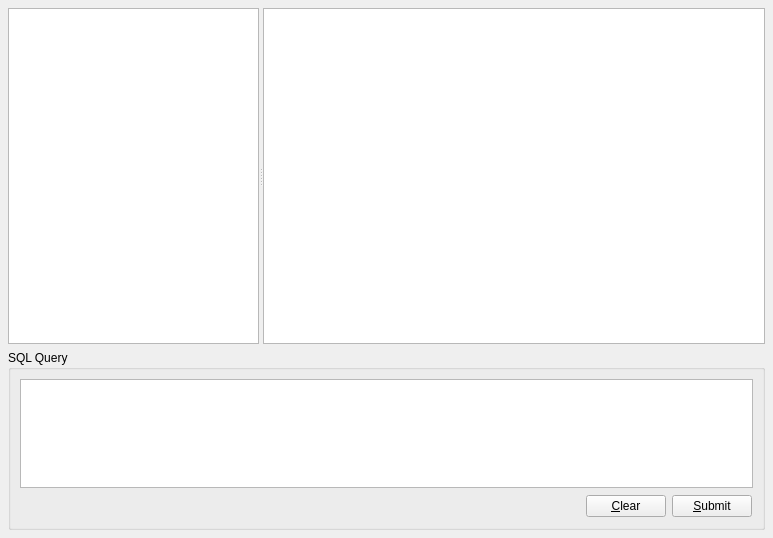
<?xml version="1.0" encoding="UTF-8"?>
<ui version="4.0">
 <class>Browser</class>
 <widget class="QWidget" name="Browser">
  <property name="geometry">
   <rect>
    <x>0</x>
    <y>0</y>
    <width>773</width>
    <height>538</height>
   </rect>
  </property>
  <property name="windowTitle">
   <string>Qt SQL Browser</string>
  </property>
  <layout class="QVBoxLayout">
   <property name="spacing">
    <number>6</number>
   </property>
   <property name="leftMargin">
    <number>8</number>
   </property>
   <property name="topMargin">
    <number>8</number>
   </property>
   <property name="rightMargin">
    <number>8</number>
   </property>
   <property name="bottomMargin">
    <number>8</number>
   </property>
   <item>
    <widget class="QSplitter" name="splitter_2">
     <property name="sizePolicy">
      <sizepolicy hsizetype="Expanding" vsizetype="Expanding">
       <horstretch>0</horstretch>
       <verstretch>0</verstretch>
      </sizepolicy>
     </property>
     <property name="orientation">
      <enum>Qt::Horizontal</enum>
     </property>
     <widget class="ConnectionWidget" name="connectionWidget">
      <property name="sizePolicy">
       <sizepolicy hsizetype="Ignored" vsizetype="Expanding">
        <horstretch>1</horstretch>
        <verstretch>0</verstretch>
       </sizepolicy>
      </property>
     </widget>
     <widget class="QTableView" name="table">
      <property name="sizePolicy">
       <sizepolicy hsizetype="Expanding" vsizetype="Expanding">
        <horstretch>2</horstretch>
        <verstretch>0</verstretch>
       </sizepolicy>
      </property>
      <property name="contextMenuPolicy">
       <enum>Qt::ActionsContextMenu</enum>
      </property>
      <property name="selectionBehavior">
       <enum>QAbstractItemView::SelectRows</enum>
      </property>
     </widget>
    </widget>
   </item>
   <item>
    <widget class="QGroupBox" name="groupBox">
     <property name="sizePolicy">
      <sizepolicy hsizetype="Preferred" vsizetype="MinimumExpanding">
       <horstretch>0</horstretch>
       <verstretch>0</verstretch>
      </sizepolicy>
     </property>
     <property name="maximumSize">
      <size>
       <width>16777215</width>
       <height>180</height>
      </size>
     </property>
     <property name="title">
      <string>SQL Query</string>
     </property>
     <layout class="QVBoxLayout">
      <property name="spacing">
       <number>6</number>
      </property>
      <property name="leftMargin">
       <number>9</number>
      </property>
      <property name="topMargin">
       <number>9</number>
      </property>
      <property name="rightMargin">
       <number>9</number>
      </property>
      <property name="bottomMargin">
       <number>9</number>
      </property>
      <item>
       <widget class="QTextEdit" name="sqlEdit">
        <property name="sizePolicy">
         <sizepolicy hsizetype="Expanding" vsizetype="MinimumExpanding">
          <horstretch>0</horstretch>
          <verstretch>0</verstretch>
         </sizepolicy>
        </property>
        <property name="minimumSize">
         <size>
          <width>0</width>
          <height>18</height>
         </size>
        </property>
        <property name="baseSize">
         <size>
          <width>0</width>
          <height>120</height>
         </size>
        </property>
       </widget>
      </item>
      <item>
       <layout class="QHBoxLayout">
        <property name="spacing">
         <number>6</number>
        </property>
        <property name="leftMargin">
         <number>1</number>
        </property>
        <property name="topMargin">
         <number>1</number>
        </property>
        <property name="rightMargin">
         <number>1</number>
        </property>
        <property name="bottomMargin">
         <number>1</number>
        </property>
        <item>
         <spacer>
          <property name="orientation">
           <enum>Qt::Horizontal</enum>
          </property>
          <property name="sizeHint" stdset="0">
           <size>
            <width>40</width>
            <height>20</height>
           </size>
          </property>
         </spacer>
        </item>
        <item>
         <widget class="QPushButton" name="clearButton">
          <property name="text">
           <string>&amp;Clear</string>
          </property>
         </widget>
        </item>
        <item>
         <widget class="QPushButton" name="submitButton">
          <property name="text">
           <string>&amp;Submit</string>
          </property>
         </widget>
        </item>
       </layout>
      </item>
     </layout>
    </widget>
   </item>
  </layout>
  <action name="insertRowAction">
   <property name="enabled">
    <bool>false</bool>
   </property>
   <property name="text">
    <string>&amp;Insert Row</string>
   </property>
   <property name="statusTip">
    <string>Inserts a new Row</string>
   </property>
  </action>
  <action name="deleteRowAction">
   <property name="enabled">
    <bool>false</bool>
   </property>
   <property name="text">
    <string>&amp;Delete Row</string>
   </property>
   <property name="statusTip">
    <string>Deletes the current Row</string>
   </property>
  </action>
  <action name="fieldStrategyAction">
   <property name="checkable">
    <bool>true</bool>
   </property>
   <property name="text">
    <string>Submit on &amp;Field Change</string>
   </property>
   <property name="toolTip">
    <string>Commit on Field Change</string>
   </property>
  </action>
  <action name="rowStrategyAction">
   <property name="checkable">
    <bool>true</bool>
   </property>
   <property name="text">
    <string>Submit on &amp;Row Change</string>
   </property>
   <property name="toolTip">
    <string>Commit on Row Change</string>
   </property>
  </action>
  <action name="manualStrategyAction">
   <property name="checkable">
    <bool>true</bool>
   </property>
   <property name="text">
    <string>Submit &amp;Manually</string>
   </property>
   <property name="toolTip">
    <string>Commit Manually</string>
   </property>
  </action>
  <action name="submitAction">
   <property name="text">
    <string>&amp;Submit All</string>
   </property>
   <property name="toolTip">
    <string>Submit Changes</string>
   </property>
  </action>
  <action name="revertAction">
   <property name="text">
    <string>&amp;Revert All</string>
   </property>
   <property name="toolTip">
    <string>Revert</string>
   </property>
  </action>
  <action name="selectAction">
   <property name="text">
    <string>S&amp;elect</string>
   </property>
   <property name="toolTip">
    <string>Refresh Data from Database</string>
   </property>
  </action>
 </widget>
 <customwidgets>
  <customwidget>
   <class>ConnectionWidget</class>
   <extends>QTreeView</extends>
   <header>connectionwidget.h</header>
  </customwidget>
 </customwidgets>
 <tabstops>
  <tabstop>sqlEdit</tabstop>
  <tabstop>clearButton</tabstop>
  <tabstop>submitButton</tabstop>
  <tabstop>connectionWidget</tabstop>
  <tabstop>table</tabstop>
 </tabstops>
 <resources/>
 <connections/>
</ui>
